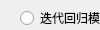
         <widget class="QWidget" name="page_28">
          <property name="geometry">
           <rect>
            <x>0</x>
            <y>0</y>
            <width>100</width>
            <height>30</height>
           </rect>
          </property>
          <attribute name="label">
           <string>生育水平现状评估与政策偏离度量化估计率</string>
          </attribute>
          <widget class="QRadioButton" name="radioButton_268">
           <property name="geometry">
            <rect>
             <x>20</x>
             <y>10</y>
             <width>187</width>
             <height>16</height>
            </rect>
           </property>
           <property name="text">
            <string>迭代回归模型法(系统提供数据)</string>
           </property>
          </widget>
          <widget class="QRadioButton" name="radioButton_269">
           <property name="geometry">
            <rect>
             <x>250</x>
             <y>80</y>
             <width>89</width>
             <height>16</height>
            </rect>
           </property>
           <property name="text">
            <string>RadioButton</string>
           </property>
          </widget>
          <widget class="QRadioButton" name="radioButton_270">
           <property name="geometry">
            <rect>
             <x>20</x>
             <y>40</y>
             <width>171</width>
             <height>16</height>
            </rect>
           </property>
           <property name="text">
            <string>迭代回归模型法(自行计算)</string>
           </property>
          </widget>
          <widget class="QRadioButton" name="radioButton_271">
           <property name="enabled">
            <bool>false</bool>
           </property>
           <property name="geometry">
            <rect>
             <x>20</x>
             <y>60</y>
             <width>89</width>
             <height>16</height>
            </rect>
           </property>
           <property name="text">
            <string>其它模型法</string>
           </property>
          </widget>
          <widget class="QComboBox" name="comboBox55_2">
           <property name="geometry">
            <rect>
             <x>220</x>
             <y>10</y>
             <width>91</width>
             <height>22</height>
            </rect>
           </property>
           <item>
            <property name="text">
             <string>全国(整体)</string>
            </property>
           </item>
           <item>
            <property name="text">
             <string>全国(分省合计)</string>
            </property>
           </item>
           <item>
            <property name="text">
             <string>北京</string>
            </property>
           </item>
           <item>
            <property name="text">
             <string>天津</string>
            </property>
           </item>
           <item>
            <property name="text">
             <string>河北</string>
            </property>
           </item>
           <item>
            <property name="text">
             <string>山西</string>
            </property>
           </item>
           <item>
            <property name="text">
             <string>辽宁</string>
            </property>
           </item>
           <item>
            <property name="text">
             <string>吉林</string>
            </property>
           </item>
           <item>
            <property name="text">
             <string>黑龙江</string>
            </property>
           </item>
           <item>
            <property name="text">
             <string>上海</string>
            </property>
           </item>
           <item>
            <property name="text">
             <string>浙江</string>
            </property>
           </item>
           <item>
            <property name="text">
             <string>安徽</string>
            </property>
           </item>
           <item>
            <property name="text">
             <string>福建</string>
            </property>
           </item>
           <item>
            <property name="text">
             <string>江西</string>
            </property>
           </item>
           <item>
            <property name="text">
             <string>广西</string>
            </property>
           </item>
           <item>
            <property name="text">
             <string>陕西</string>
            </property>
           </item>
           <item>
            <property name="text">
             <string>海南</string>
            </property>
           </item>
           <item>
            <property name="text">
             <string>四川</string>
            </property>
           </item>
           <item>
            <property name="text">
             <string>贵州</string>
            </property>
           </item>
           <item>
            <property name="text">
             <string>湖南</string>
            </property>
           </item>
           <item>
            <property name="text">
             <string>河南</string>
            </property>
           </item>
           <item>
            <property name="text">
             <string>广东</string>
            </property>
           </item>
           <item>
            <property name="text">
             <string>湖北</string>
            </property>
           </item>
           <item>
            <property name="text">
             <string>西藏</string>
            </property>
           </item>
           <item>
            <property name="text">
             <string>重庆</string>
            </property>
           </item>
           <item>
            <property name="text">
             <string>云南</string>
            </property>
           </item>
           <item>
            <property name="text">
             <string>山东</string>
            </property>
           </item>
           <item>
            <property name="text">
             <string>江苏</string>
            </property>
           </item>
           <item>
            <property name="text">
             <string>内蒙古</string>
            </property>
           </item>
           <item>
            <property name="text">
             <string>甘肃</string>
            </property>
           </item>
           <item>
            <property name="text">
             <string>青海</string>
            </property>
           </item>
           <item>
            <property name="text">
             <string>宁夏</string>
            </property>
           </item>
           <item>
            <property name="text">
             <string>新疆</string>
            </property>
           </item>
          </widget>
         </widget>
